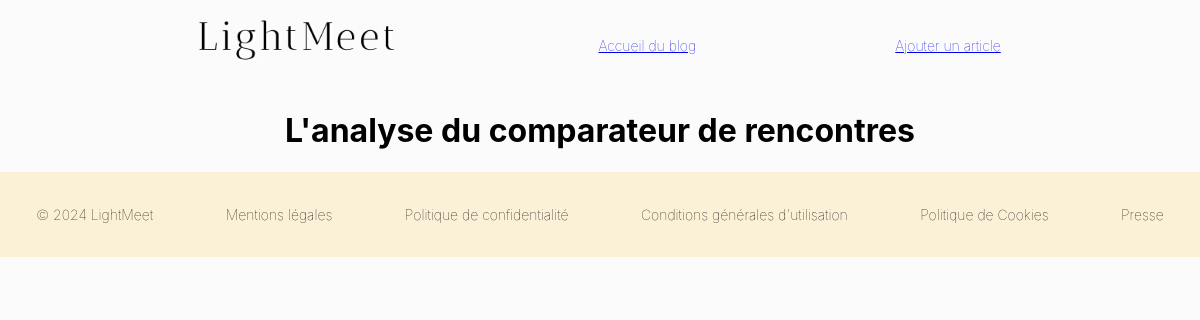
Before: /blog/ with the older database file.
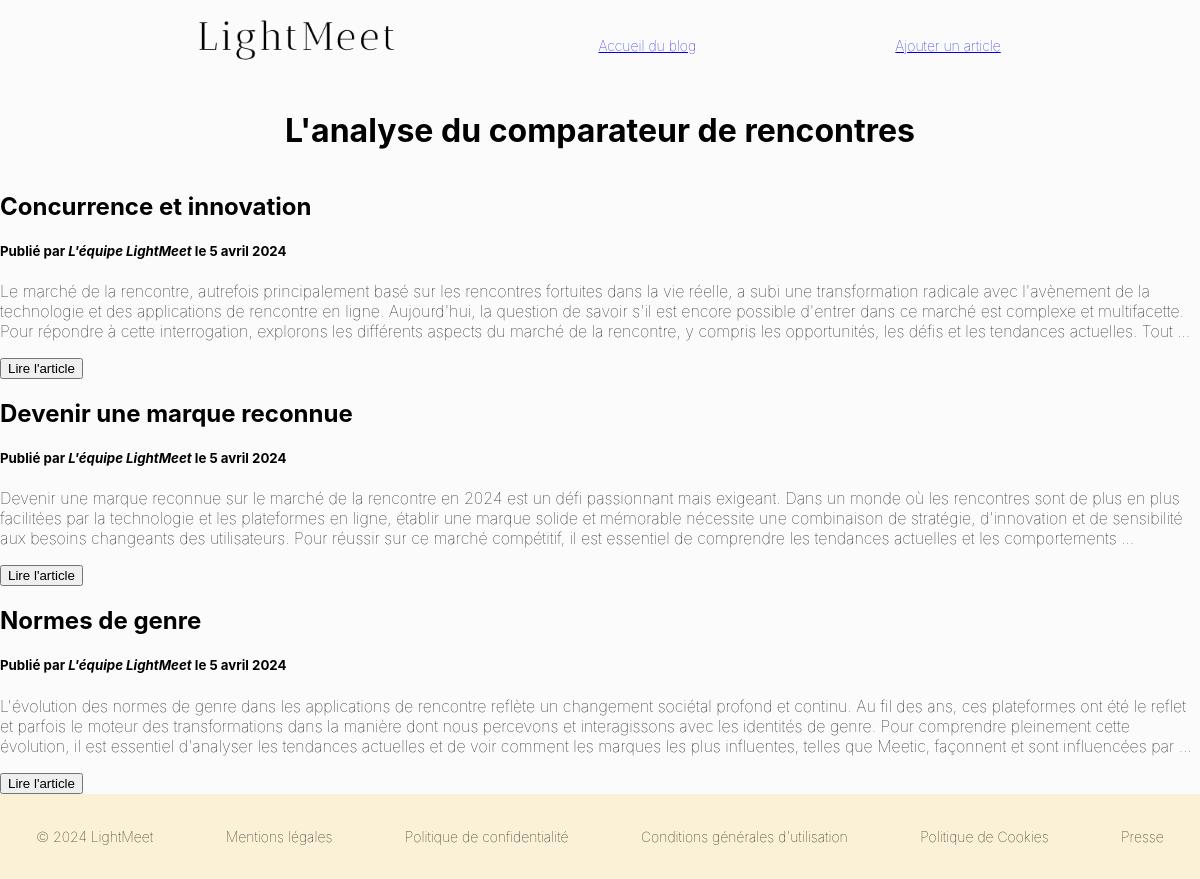
After: the same page with the newer database file.
### posts/models.py (models this page shows, shortened)
class BlogPost(models.Model):
    image = models.FileField(upload_to='images_blog/',default='')
    title = models.CharField(max_length=255,unique=True,verbose_name="Titre")
    slug = models.SlugField(max_length=255,unique=True,blank=True)
    author = models.ForeignKey(User,on_delete=models.SET_NULL,null=True,blank=True)
    last_updated = models.DateTimeField(auto_now=True)
    created_on = models.DateField(blank=True,null=True)
    published = models.BooleanField(default=False,verbose_name="Publié")
    content = models.TextField(blank=True,verbose_name="Contenu")
    description = models.TextField(verbose_name="Description")
    class Meta:
        verbose_name = "Notre Article"
        verbose_name_plural = "Nos Articles"
        ordering=["-created_on"]

### posts/views.py (the view)
# urls.py: path('blog/', BlogHome.as_view(), name="blog_home"),
class BlogHome(ListView):
    model = BlogPost
    context_object_name = "posts"
    def get_queryset(self):
        queryset = super().get_queryset()
        if self.request.user.is_authenticated:
            return queryset
        return queryset.filter(published=True)

### posts/templates/posts/blogpost_list.html (shortened to what this page needs)
{% extends 'posts/base_Posts.html' %}
{% load static %}
{% block css %}
<link rel="stylesheet" href="{% static 'partner_meet/css/style_2.css' %}">
{{ block.super }}
<link rel="stylesheet" href="{% static 'partner_meet/css/style_base.css' %}">
{% endblock %}
    {% block section %}
    <div class="container">
        <h1>L'analyse du comparateur de rencontres</h1>
        {% for post in posts %}
            <article>
                <h2>{{ post.title }}</h2>
                <h5>Publié par <i>L'équipe LightMeet</i> le {{ post.created_on|date:'j F Y' }}</h5>
                <p>{{ post.content|safe|truncatewords:75 }}</p>
                <form action="{% url  'blog_detail' slug=post.slug %}">
                    <button> Lire l'article</button>
                </form>
            </article>
        {% endfor %}
    </div>
    {% endblock %}

### posts/templates/posts/base_Posts.html (shortened to what this page needs)
{% load static %}
<!DOCTYPE html>
<html lang="fr">
<head>
    {% block css %}
    <link rel="stylesheet" href="{% static 'partner_meet/css/style_base.css' %}">
    {% endblock %}
</head>
<body class="container">
<header>
    <a href="{% url 'Home' %}" style="font-size:30px;font-style:italic;">
        <img src="{% static 'partner_meet/Logos/Lightmeet.png' %}" style="max-width: 200px; height: auto;">
</a>
    <a href="{% url 'blog_home' %}">Accueil du blog</a>
    <a href="{% url 'blog_create' %}">Ajouter un article</a>
</header>
{% block section %}
{% endblock %}
{% block footer %}
<footer>
    <ul class="ListFooter">
        <a class="linkFooter" href="{% url 'Home' %}">
            <li>© 2024 LightMeet</li>
        </a>
        <a class="linkFooter" href="{% url 'Home' %}">
            <li>Mentions légales</li>
        </a>
        <a class="linkFooter" href="{% url 'Home' %}">
            <li>Politique de confidentialité</li>
        </a>
        <a class="linkFooter" href="{% url 'Home' %}">
            <li>Conditions générales d'utilisation</li>
        </a>
        <a class="linkFooter" href="{% url 'Home' %}">
            <li>Politique de Cookies</li>
        </a>
        <a class="linkFooter" href="{% url 'Home' %}">
            <li>Presse</li>
        </a>
    </ul>
</footer>
{% endblock %}
</body>
</html>

### partner_meet/static/partner_meet/css/style_2.css (style rules this page uses)
body { background: #FBFBFB; font-family: '-apple-system', 'BlinkMacSystemFont', 'Segoe UI', Roboto, Oxygen, Ubuntu, Cantarell, 'Open Sans', 'Helvetica Neue', sans-serif; font-weight: 100; color: black; transition: all 2s ease; }

### partner_meet/static/partner_meet/css/style_base.css (style rules this page uses)
.container { position: relative; display: flex; justify-content: center; flex-direction: column; align-items: center; }
header { margin:0%; display: flex; text-decoration: none; justify-content: space-evenly; align-items: center; color:black; height: 90px; background: #FBFBFB; font-family: '-apple-system', 'BlinkMacSystemFont', 'Segoe UI', Roboto, Oxygen, Ubuntu, Cantarell, 'Open Sans', 'Helvetica Neue', sans-serif; font-weight: 100; transition: all 2s ease; width: 100%; font-size: 14px; z-index: 200; }
body { background-color: #FBFBFB; font-family: '-apple-system', 'BlinkMacSystemFont', 'Segoe UI', Roboto, Oxygen, Ubuntu, Cantarell, 'Open Sans', 'Helvetica Neue', sans-serif; font-weight: 100; transition: all 2s ease; background-repeat: no-repeat; background-size: cover; margin: 0; }
footer { display: flex; flex-direction: column; justify-content: space-evenly; width: 100%; height: 100%; padding: 20px 0px 20px 0px; z-index: 999; font-size: 14px; background-color: #FBF1D6; font-family: '-apple-system', 'BlinkMacSystemFont', 'Segoe UI', Roboto, Oxygen, Ubuntu, Cantarell, 'Open Sans', 'Helvetica Neue', sans-serif; font-weight: 100; transition: all 2s ease; }
.ListFooter { display: flex; justify-content: space-around; list-style: none; padding: 0; }
.linkFooter { text-decoration: none; color: black; }

Changed rows visible on the page:
added BlogPost: title "Concurrence et innovation", created_on "5 avril 2024", content "Le marché de la rencontre, autrefois principalement basé sur les rencontres fortuites dans la vie réelle, a subi une transformation radicale avec l'avènement de la technologie et des applications de rencontre en ligne. Aujourd'hui, la question de savoir s'il est encore possible d'entrer dans ce marché est complexe et multifacette. Pour répondre à cette interrogation, explorons les différents aspects du marché de la rencontre, y compris les opportunités, les défis et les tendances actuelles. Tout …"
added BlogPost: title "Devenir une marque reconnue", created_on "5 avril 2024", content "Devenir une marque reconnue sur le marché de la rencontre en 2024 est un défi passionnant mais exigeant. Dans un monde où les rencontres sont de plus en plus facilitées par la technologie et les plateformes en ligne, établir une marque solide et mémorable nécessite une combinaison de stratégie, d'innovation et de sensibilité aux besoins changeants des utilisateurs. Pour réussir sur ce marché compétitif, il est essentiel de comprendre les tendances actuelles et les comportements …"
added BlogPost: title "Normes de genre", created_on "5 avril 2024", content "L'évolution des normes de genre dans les applications de rencontre reflète un changement sociétal profond et continu. Au fil des ans, ces plateformes ont été le reflet et parfois le moteur des transformations dans la manière dont nous percevons et interagissons avec les identités de genre. Pour comprendre pleinement cette évolution, il est essentiel d'analyser les tendances actuelles et de voir comment les marques les plus influentes, telles que Meetic, façonnent et sont influencées par …"
